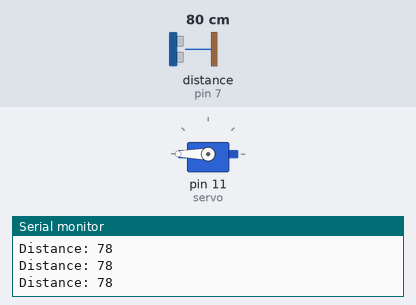
A sketch run on a simulated Arduino Uno, built with avr-gcc and run on an emulated ATmega328P. Shown: servo, the last lines printed to the serial monitor. Wiring (inferred from the names in the program): ultrasonic range finder: trigger pin 3; echo pin 7. The test bench sets the inputs (shaded band); at power-on: distance to the obstacle (sensor on pin 7) 80 cm. The echo pulse lasts 58.3 µs per cm.

Above: at 1.2 s.
1.3 s: distance to the obstacle (sensor on pin 7) set to 23 cm
2.8 s: distance to the obstacle (sensor on pin 7) set to 18 cm
At 3.4 s:
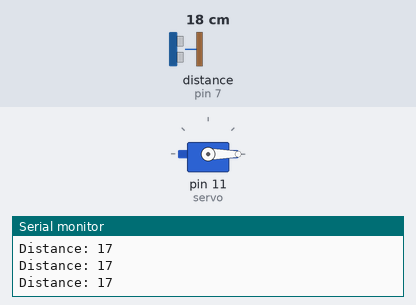
4.3 s: distance to the obstacle (sensor on pin 7) set to 35 cm
At 5.5 s:
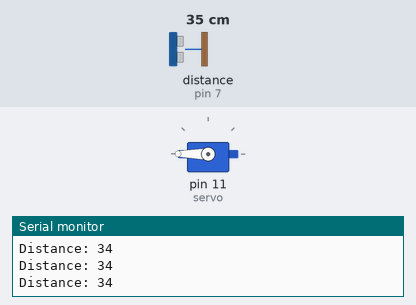
5.8 s: distance to the obstacle (sensor on pin 7) set to 17 cm
At 6.9 s:
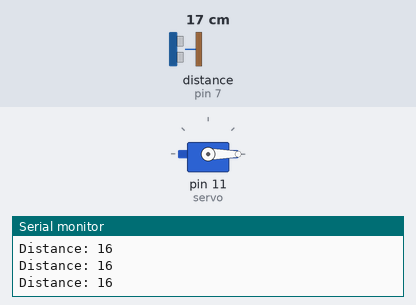
Timing chart, 0 to 8.8 s (numbered marks = the images above; inputs shaded):
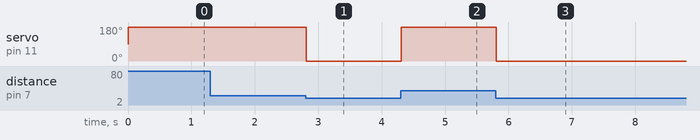

Measured:
- the behaviour switches between 21 and 20 cm on distance to the obstacle (sensor on pin 7) (found by bisection; images 0 and 1)
- after the input at 2.8 s, servo on pin 11 (servo): 180° → 0° at once
- after the input at 4.3 s, servo on pin 11 (servo): 0° → 180° at once
- after the input at 5.8 s, servo on pin 11 (servo): 180° → 0° at once

The sketch:

blinkBread.ino
```cpp
#include <Servo.h>

const int trigPin = 3;
const int echoPin = 7;

long duration;
int distance;

Servo servo;

void setup() {
  pinMode(trigPin, OUTPUT);
  pinMode(echoPin, INPUT);
//  pinMode(LED, OUTPUT);

  servo.attach(11);

  Serial.begin(9600);
}

void loop(){
  digitalWrite(trigPin, LOW);
  delayMicroseconds(2);

  digitalWrite(trigPin, HIGH);
  delayMicroseconds(10);
  digitalWrite(trigPin, LOW);

  duration = pulseIn(echoPin, HIGH);
  distance = duration*0.034/2;

  if(distance < 20){
    servo.write(0);
    } else{
      servo.write(180);
      }

  Serial.print("Distance: ");
  Serial.println(distance);

}
```
